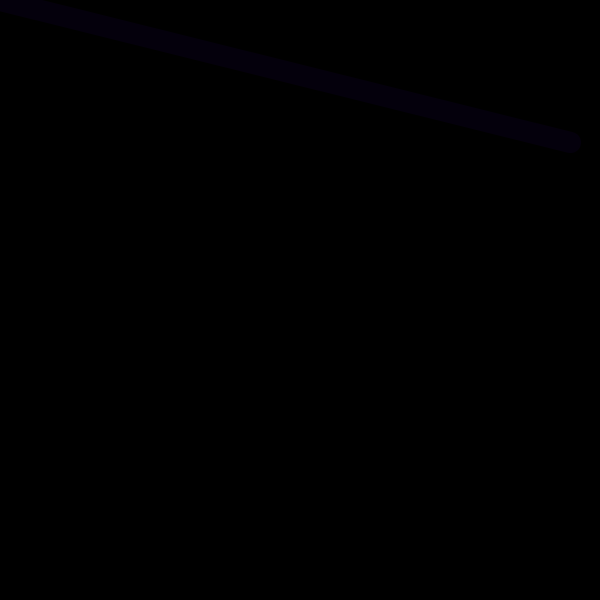
Frame 1 (no input)
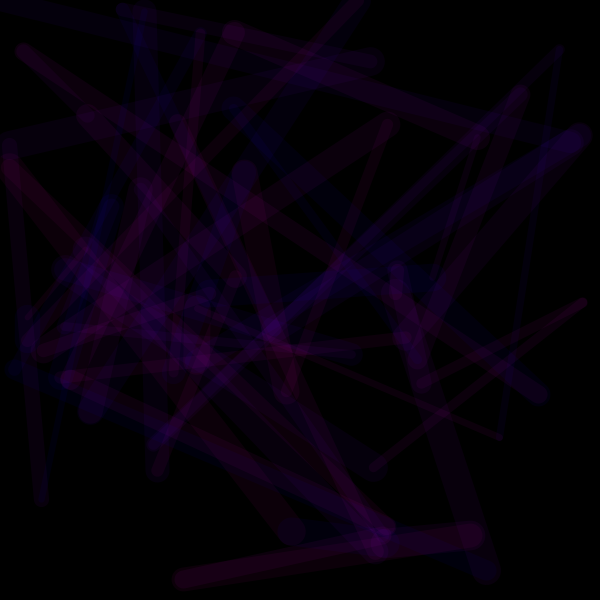
Frame 60 (the mouse pressed at the canvas centre just before this capture)
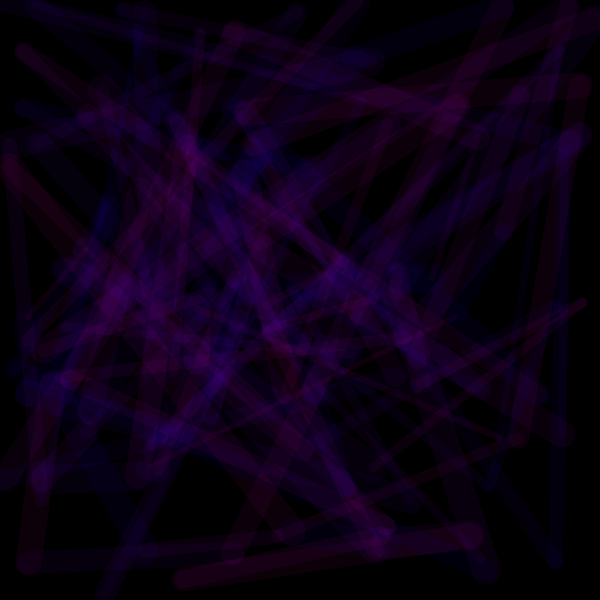
Frame 120 (the mouse held since frame 60 and released just before this capture)

The Processing sketch that drew these frames (run headless with seeded random() and noise(); from frame 60 on, the mouse is pressed at the canvas centre):

// Processing sketch: processing_127643
// ── processing_127643.pde

/**
 This is an exercise in pure randomness. On each frame, a 
 point is randomly chosen on the canvas, and a line connects
 it to the last randomly chosen point.
 
 Transparency is used so that an overall texture emerges over
 time.
 
 C. Andrews
 2014-01-08
 **/

float lastX, lastY;

void setup() {
  size(600, 600);

  colorMode(HSB, 360, 100, 100, 100);
  background(0, 0, 0);
  lastX = 0;
  lastY = 0;
}



void draw() {

  strokeWeight(random(25)+5);
  stroke(random(80)+240, 100, 100, 5);
  float newX = random(width);
  float newY = random(height);
  line(lastX, lastY, newX, newY);
  lastX = newX;
  lastY = newY;
}
